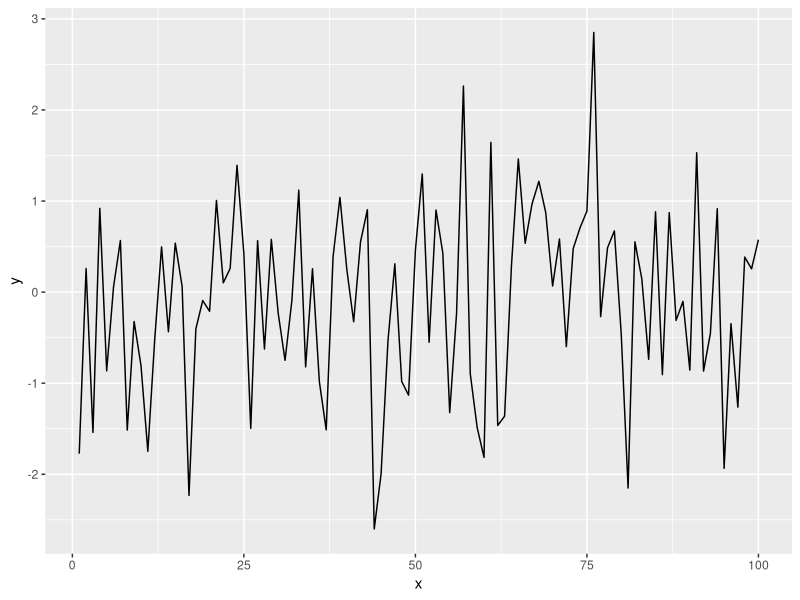

Write R code to recreate this figure.
## ---- chunk 1
library(tidyverse)
## ---- chunk 2
x = seq(1:100)
  y = rnorm(100)
  dat = data.frame(x, y)
  ggplot(dat, aes(x = x, y = y)) +
  geom_line()
